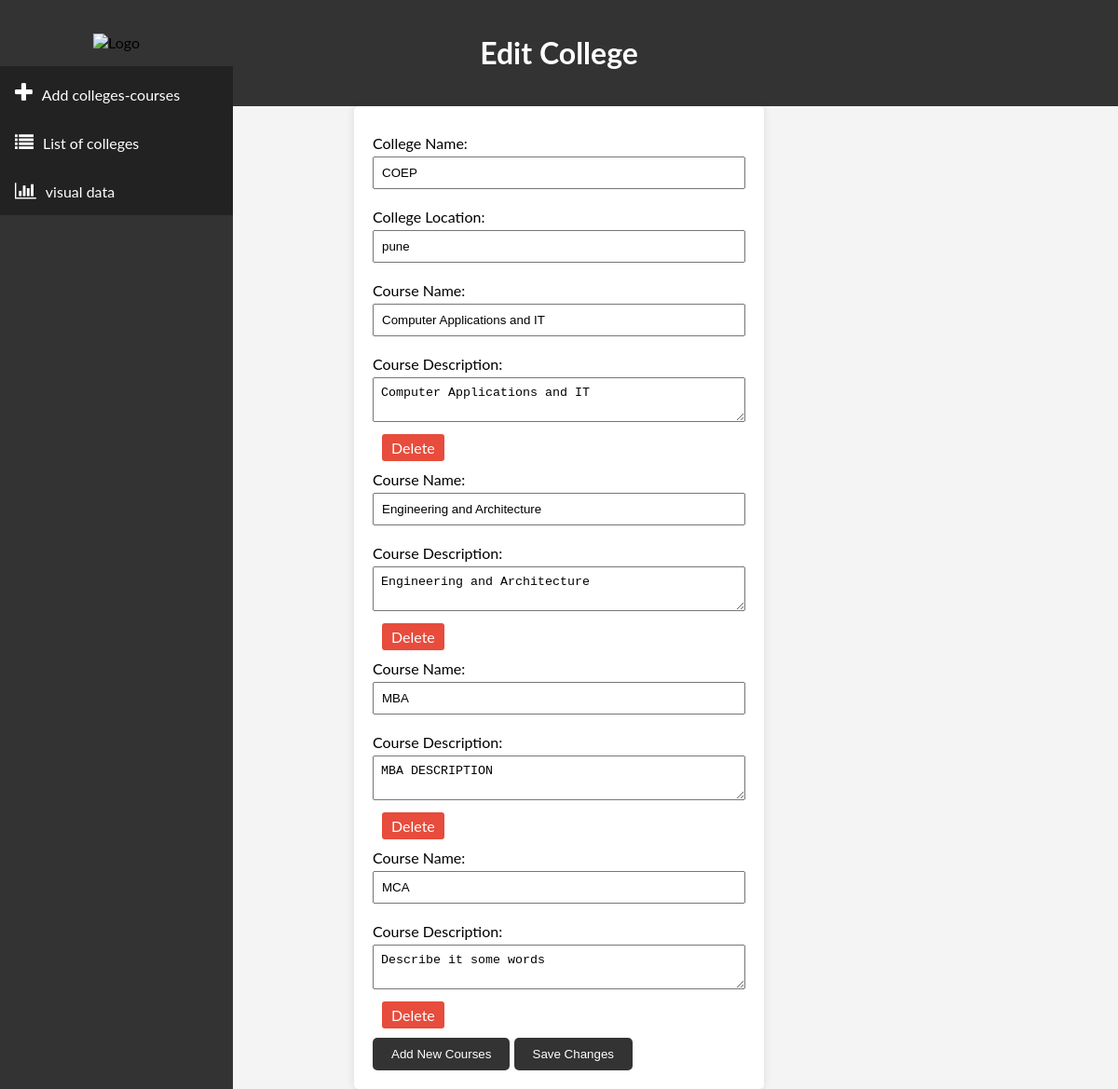
Screenshot of /edit.php?id=8 with the database file from the repository.
### tables this page shows
CREATE TABLE `colleges` (
  `college_id` int NOT NULL,
  `college_name` varchar(255) NOT NULL,
  `college_location` varchar(255) NOT NULL
);

CREATE TABLE `courses` (
  `course_id` int NOT NULL,
  `college_id` int DEFAULT NULL,
  `course_name` varchar(255) NOT NULL,
  `course_description` text NOT NULL
);

### edit.php (the view, shortened to what this page needs)
<?php
include 'db.php';
if ($_SERVER['REQUEST_METHOD'] === 'POST') {
    $collegeId = $conn->real_escape_string($_POST['collegeId']);
    $collegeName = $conn->real_escape_string($_POST['collegeName']);
    $collegeLocation = $conn->real_escape_string($_POST['collegeLocation']);
    $courseNames = $_POST['courseName'];
    $courseDescriptions = $_POST['courseDescription'];
    $updateCollegeSql = "UPDATE colleges SET college_name = '$collegeName', college_location = '$collegeLocation' WHERE college_id = $collegeId";
    echo $updateCollegeSql;
    $conn->query($updateCollegeSql);
    foreach ($courseNames as $index => $courseName) {
        $courseId = $conn->real_escape_string($_POST['courseId'][$index]);
        $updateCourseSql = "UPDATE courses SET course_name = '$courseName', course_description = '$courseDescriptions[$index]' WHERE course_id = $courseId";
        echo $updateCourseSql;
        $conn->query($updateCourseSql);
    }
    foreach ($_POST['newCourseName'] as $index => $newCourseName) {
        $newCourseDescription = $conn->real_escape_string($_POST['newCourseDescription'][$index]);
        $insertNewCourseSql = "INSERT INTO courses (college_id, course_name, course_description) VALUES ($collegeId, '$newCourseName', '$newCourseDescription')";
        echo $insertNewCourseSql;
        $conn->query($insertNewCourseSql);
    }
    header("Location: display.php");
    exit();
} else {
    $collegeId = isset($_GET['id']) ? $conn->real_escape_string($_GET['id']) : '';
    $sql = "SELECT colleges.college_id, colleges.college_name, colleges.college_location,
                   courses.course_id, courses.course_name, courses.course_description
            FROM colleges
            LEFT JOIN courses ON colleges.college_id = courses.college_id
            WHERE colleges.college_id = $collegeId";
    $result = $conn->query($sql);
    $collegeDetails = $result->fetch_assoc();
    $result->data_seek(0);
    $courses = array();
    while ($row = $result->fetch_assoc()) {
        $courses[] = $row;
    }
}
?>
<!DOCTYPE html>
<html lang="en">
<head>
    <link rel="stylesheet" href="./edit.css">
</head>
<body>
    <?php include 'navbar.php'; ?>
    <header>
        <h1>Edit College</h1>
    </header>
    <form method="post" id="editCollegeForm">
        <label for="collegeName">College Name:</label>
        <input type="text" id="collegeName" name="collegeName" value="<?php echo $collegeDetails['college_name']; ?>" required>
        <label for="collegeLocation">College Location:</label>
        <input type="text" id="collegeLocation" name="collegeLocation" value="<?php echo $collegeDetails['college_location']; ?>" required>
        <?php foreach ($courses as $index => $course): ?>
            <div>
                <label for="courseName<?php echo $index; ?>">Course Name:</label>
                <input type="text" id="courseName<?php echo $index; ?>" name="courseName[]" value="<?php echo $course['course_name']; ?>" required>
                <label for="courseDescription<?php echo $index; ?>">Course Description:</label>
                <textarea id="courseDescription<?php echo $index; ?>" name="courseDescription[]" required><?php echo $course['course_description']; ?></textarea>
                <a href="delete_course.php?id=<?php echo $course['course_id']; ?>&college_id=<?php echo $collegeDetails['college_id']; ?>&course_name=<?php echo urlencode($course['course_name']); ?>" onclick="return confirm('Are you sure you want to delete the course <?php echo $course['course_name']; ?>?')" class="delete-button">Delete</a>
            </div>
        <?php endforeach; ?>
        <button type="button" onclick="addNewCourses()">Add New Courses</button>
        <button type="submit">Save Changes</button>
    </form>
</body>
</html>

### edit.css (style rules this page uses)
body { font-family: Arial, sans-serif; margin: 0; padding: 0; background-color: #f4f4f4; }
header { background-color: #333; color: #fff; padding: 1em; text-align: center; }
form { max-width: 400px; margin: auto; background: #fff; padding: 20px; border-radius: 5px; box-shadow: 0 0 10px rgba(0,0,0,0.1); }
label { display: block; margin: 10px 0 5px; }
input, textarea { width: 100%; padding: 8px; margin-bottom: 10px; box-sizing: border-box; }
button { background: #333; color: #fff; border: none; padding: 10px 20px; border-radius: 5px; cursor: pointer; margin-top: 10px; }
.delete-button { display: inline-block; padding: 5px 10px; background-color: #e74c3c; color: #fff; text-decoration: none; border-radius: 3px; margin-left: 10px; }

### navbar.php (style rules this page uses)
body { margin: 0; font-family: "Lato", sans-serif; }

### rows the page displays
colleges: collegeName "COEP", collegeLocation "pune"
courses: course_name "Computer Applications and IT", course_description "Computer Applications and IT"
courses: course_name "Engineering and Architecture", course_description "Engineering and Architecture"
courses: course_name "MBA", course_description "MBA DESCRIPTION"
courses: course_name "MCA", course_description "Describe it some words"
